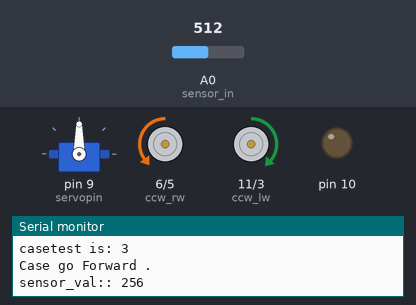
The sketch below on a simulated Arduino Uno, built with avr-gcc and run on an emulated ATmega328P. On the bench: servo, motor-driver pin pairs drawn as motors (green arrow = first pin HIGH = forward, orange = second pin HIGH = backward, longer = more drive), output pins drawn as LEDs (lit = HIGH), the last lines printed to the serial monitor. Inputs (shaded band) come from the test bench; at power-on: A0 (sensor_in) = 512.

Above: at 1.2 s.
1.3 s: A0 (sensor_in) set to 17
4.3 s: A0 (sensor_in) set to 13
At 4.58 s:
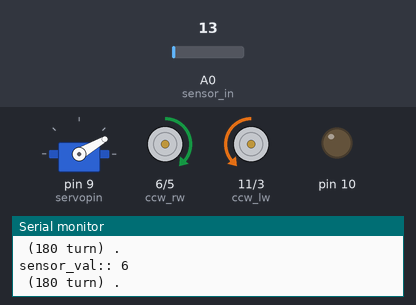
7.3 s: A0 (sensor_in) set to 100
At 7.72 s:
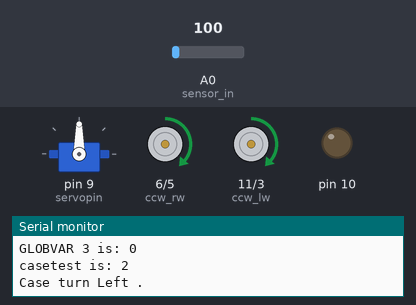
9.3 s: A0 (sensor_in) set to 0
At 9.57 s:
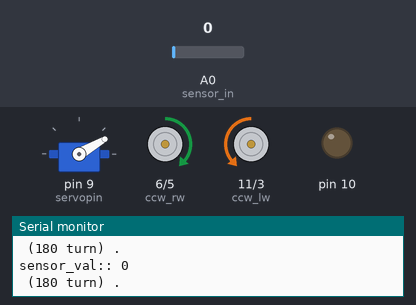
12.3 s: A0 (sensor_in) set to 122
At 12.48 s:
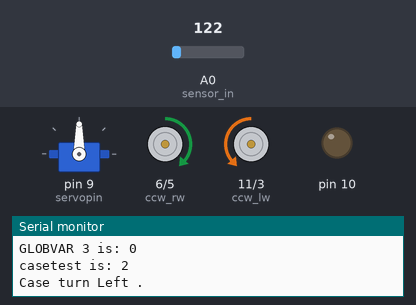
Timing chart, 0 to 15.3 s (numbered marks = the images above; inputs shaded):
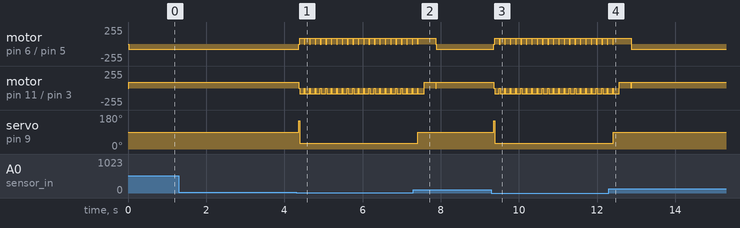

The sketch:

echo1.ino
```cpp
//Ultrasonic bot ECHO1 by Cosmicflu & PixelatedPIC
//PIN configurations
//L293D PIN2->>ARDUINO PIN17
//L293D PIN7->>ARDUINO PIN5
//L293D PIN10->>ARDUINO PIN11
//L293D PIN15->>ARDUINO PIN12
//LEFT MOTOR+ > L293D PIN3
//LEFT MOTOR- > L293D PIN6
//RIGHT MOTOR+ > L293D PIN11
//RIGHT MOTOR- > L293D PIN14

#include <Servo.h>
Servo myservo;
int servopin = 9;


int sensor_in = A0;
int distance = 0;
long sensor_val;
int vperinch = 9.77;
int threshold =7; //inch
long anVolt, inches, cm;
int sum=0;//Create sum variable so it can be averaged
int avgrange=50;//Quantity of values to average (sample size)
int cur_pos=90;

//h bridge var
int cw_rw  = 5;
int ccw_rw = 6;
int cw_lw   = 3;
int ccw_lw  = 11;
int spd  = 10;
int sp = 0;
int stopspeedy =0;
int speedy  = 200;
int speedy1 = 200;
byte byteRead;
long cur_posy;
int speed = 0;

int GLOBALVAR = 0;

void setup(){
  Serial.begin(9600);
  pinMode(cw_rw, OUTPUT);
  pinMode(ccw_rw, OUTPUT);
  pinMode(cw_lw, OUTPUT);
  pinMode(ccw_lw, OUTPUT);
  pinMode(10, OUTPUT);
  //pinMode(redled, OUTPUT);
  myservo.attach(servopin);
  myservo.write(90);
}

void loop(){


  double clean_angle=180;
  clean_angle = sensor_cleancheck();

  if ( GLOBALVAR == 0 ) {
    Serial.print("GLOBVAR 3 is: ");
    Serial.println(GLOBALVAR);
    int casetest = 0;
    if (clean_angle > 90) { casetest = 1; }
    if (clean_angle < 90) { casetest = 2; }
    if (clean_angle == 90) { casetest = 3; }
    Serial.print("casetest is: ");
    Serial.println(casetest);
    switch (casetest) {
      case 1:
          Serial.println("Case turn Right . ");
         goReverse(speedy);
         delay(100);
         turnright();

           delay(200);
          stopEngine();
          break;
      case 2:
          Serial.println("Case turn Left . ");
         goReverse(speedy);
         delay(100);
           turnleft();
           delay(200);
          stopEngine();
          break;
      case 3:
          Serial.println("Case go Forward . ");
          //analogWrite(10,255);
          goForward();
          break;
    }
  }
  else if ( GLOBALVAR == 2 ) {

    Serial.println(" (180 turn) . ");
    goReverse(speedy1);
    delay(60);
    stopEngine();
    //delay(50);
    //go180();
    //delay(50);
    //stopEngine();
  }
}

double sensor_cleancheck(){
  sensor_val = readsonic();// read the ultrasonic
  Serial.print("sensor_val:: ");
  Serial.println(sensor_val);
  if (sensor_val > threshold) { // means clean
    int angle = cur_pos;
    cur_pos = 90;
    myservo.write(cur_pos); //go back to facing forward again
    GLOBALVAR = 0;
;
    return angle;
  }
  else if (sensor_val <= threshold) { //not clean
    cur_pos = 150;
    myservo.write(cur_pos);
    GLOBALVAR = 1;
    stopEngine();
    sensor_val = readsonic();

    if (sensor_val <= threshold) { //still not clean
      cur_pos = 90;
      myservo.write(cur_pos);
      GLOBALVAR = 1;
      stopEngine();
      sensor_val = readsonic();

      if (sensor_val <= threshold) { //still not clean
        cur_pos = 30;
        myservo.write(cur_pos);
        GLOBALVAR = 2;
        stopEngine();

          return cur_pos;
      }
      return cur_pos;
    }
    return cur_pos;
  }

}


// function to read the ultrafucking sensor and average the value
int readsonic(){
  for(int i = 0; i < avgrange ; i++) {
    anVolt = analogRead(sensor_in)/2;
    sum += anVolt;
    //delay(10);
  }
  inches = sum/avgrange;
  sum = 0;
  return inches;
}

void go180() {//take full speed and turn 180

    analogWrite(cw_rw,0);//1
    analogWrite(cw_lw,0);//4  // check the sensors
    delay(1);
    analogWrite(ccw_rw,140);//1
    analogWrite(ccw_lw,140);//4  // check the sensors
    delay(300);
    //return;
}

void goReverse(int speedy1)//take full speed to go forward
{

    analogWrite(cw_rw,0);//tesr
    analogWrite(ccw_lw,0);//test
    delay(1);
    analogWrite(cw_lw,85);//3
    analogWrite(ccw_rw,85);//2
    delay(60);
    return;

}
void goForward()//take full speed to go reverse
{
    analogWrite(cw_lw,0);//test
    analogWrite(ccw_rw,0);//test
    delay(1);
    analogWrite(cw_rw,81);//1
    analogWrite(ccw_lw,85);//4
    return;
}
//if less thann 90 degree

void turnleft(){
     analogWrite(cw_rw,0);//1
    analogWrite(cw_lw,0);//4  // check the sensors
    delay(1);
    analogWrite(ccw_rw,85);//1
    analogWrite(ccw_lw,85);//4  // check the sensors
    delay(100);
    return;
    }

void turnright(){

     analogWrite(ccw_rw,0);//1
     analogWrite(ccw_lw,0);//4  // check the sensors
     delay(1);
     analogWrite(cw_rw,85);//1
     analogWrite(cw_lw,85);//4  // check the sensors
     delay(100);
     return;

    }

void stopEngine()//stop
    {
      digitalWrite(cw_rw,0);//tesr
      digitalWrite(ccw_lw,0);//test
      digitalWrite(cw_lw,0);//test
      digitalWrite(ccw_rw,0);//test
    }
```

Measured:
- the behaviour switches between 16 and 15 on A0 (sensor_in) (found by bisection; images 0 and 1)
- after the input at 4.3 s, motor on pin 6 (ccw_rw) / pin 5 (cw_rw): alternates forward 85/255 for 0.12 s and stopped for 0.02 s, starting after 0.07 s; motor on pin 11 (ccw_lw) / pin 3 (cw_lw): alternates backward 85/255 for 0.12 s and stopped for 0.02 s, starting after 0.07 s; servo on pin 9 (servopin): 90° → 30° after 0.07 s
- after the input at 7.3 s, servo on pin 9 (servopin): 30° → 90° after 0.12 s
- after the input at 9.3 s, motor on pin 6 (ccw_rw) / pin 5 (cw_rw): alternates forward 85/255 for 0.12 s and stopped for 0.02 s, starting after 0.06 s; motor on pin 11 (ccw_lw) / pin 3 (cw_lw): alternates backward 85/255 for 0.12 s and stopped for 0.02 s, starting after 0.06 s; servo on pin 9 (servopin): 90° → 30° after 0.06 s
- after the input at 12.3 s, servo on pin 9 (servopin): 30° → 90° after 0.11 s
